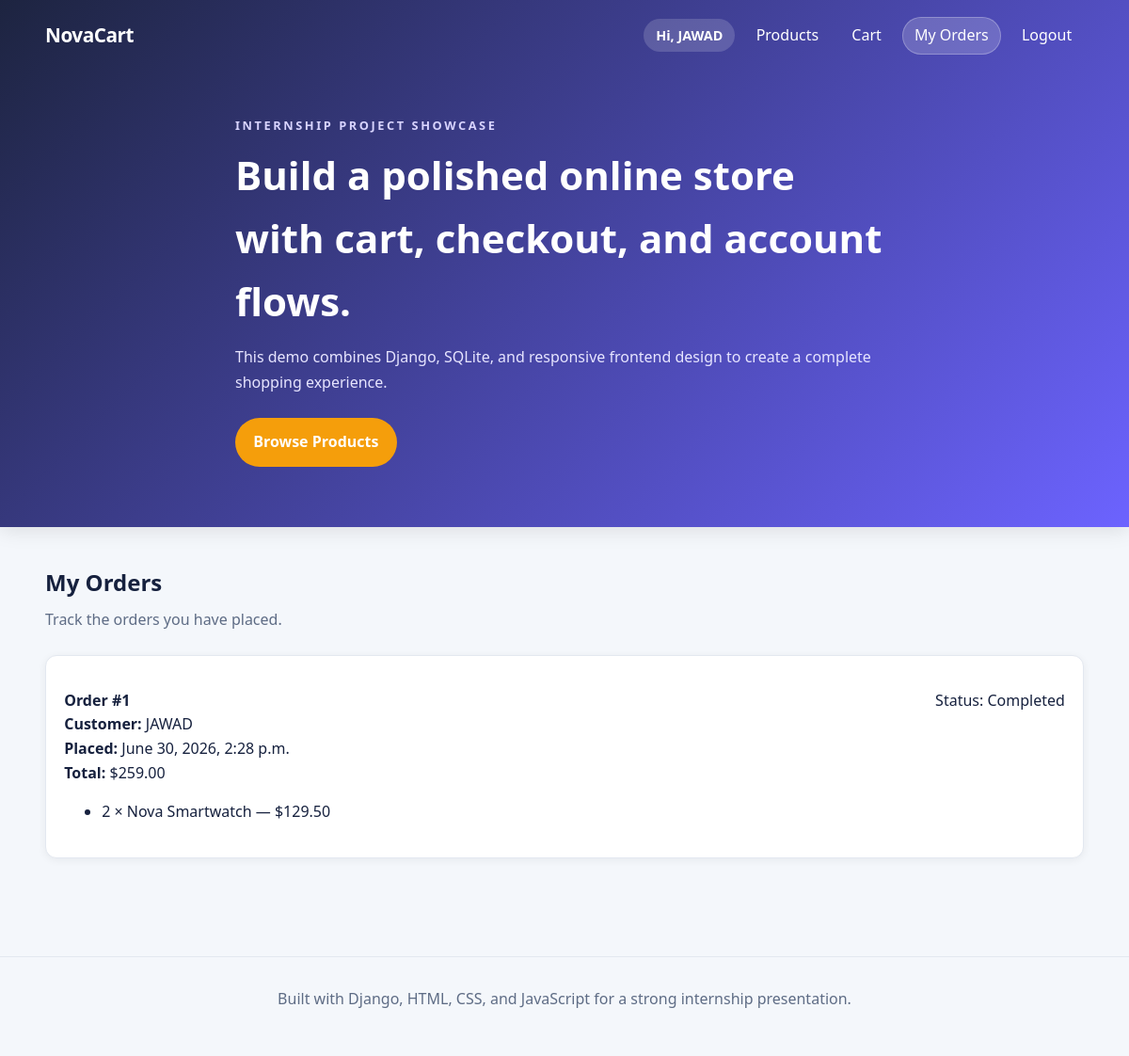
/my-orders/ (signed in), run on the app's committed database.
### shop/models.py (models this page shows, shortened)
class Order(models.Model):
    STATUS_CHOICES = [
        ('Pending', 'Pending'),
        ('Placed', 'Placed'),
        ('Completed', 'Completed'),
    ]
    user = models.ForeignKey(settings.AUTH_USER_MODEL, on_delete=models.SET_NULL, null=True, blank=True)
    customer_name = models.CharField(max_length=200)
    address = models.TextField()
    city = models.CharField(max_length=100)
    zip_code = models.CharField(max_length=20)
    phone = models.CharField(max_length=20)
    total = models.DecimalField(max_digits=10, decimal_places=2, default=Decimal('0.00'))
    status = models.CharField(max_length=20, choices=STATUS_CHOICES, default='Pending')
    created_at = models.DateTimeField(auto_now_add=True)
    class Meta:
        ordering = ['-created_at']

class OrderItem(models.Model):
    order = models.ForeignKey(Order, related_name='items', on_delete=models.CASCADE)
    product = models.ForeignKey(Product, on_delete=models.SET_NULL, null=True, blank=True)
    quantity = models.PositiveIntegerField(default=1)
    price = models.DecimalField(max_digits=8, decimal_places=2)

class Product(models.Model):
    name = models.CharField(max_length=200)
    description = models.TextField()
    price = models.DecimalField(max_digits=8, decimal_places=2)
    category = models.CharField(max_length=50, default='General')
    stock = models.PositiveIntegerField(default=10)
    created_at = models.DateTimeField(auto_now_add=True)
    class Meta:
        ordering = ['name']

### shop/views.py (the view)
# urls.py: path('my-orders/', views.my_orders, name='my_orders'),
@login_required
def my_orders(request):
    orders = Order.objects.filter(user=request.user).prefetch_related('items__product').order_by('-created_at')
    return render(request, 'shop/my_orders.html', {'orders': orders})

### shop/templates/shop/my_orders.html
{% extends 'shop/base.html' %}
{% block content %}
    <section class="section">
        <div class="section-title">
            <h2>My Orders</h2>
            <p>Track the orders you have placed.</p>
        </div>
        {% if orders %}
            {% for order in orders %}
                <article class="card" style="margin-bottom: 1rem;">
                    <div class="card-footer">
                        <strong>Order #{{ order.id }}</strong>
                        <span>Status: {{ order.status }}</span>
                    </div>
                    <p><strong>Customer:</strong> {{ order.customer_name }}</p>
                    <p><strong>Placed:</strong> {{ order.created_at }}</p>
                    <p><strong>Total:</strong> ${{ order.total }}</p>
                    <ul>
                        {% for item in order.items.all %}
                            <li>{{ item.quantity }} × {{ item.product.name }} — ${{ item.price }}</li>
                        {% endfor %}
                    </ul>
                </article>
            {% endfor %}
        {% else %}
            <div class="empty-state">
                <p>You have not placed any orders yet.</p>
                <a class="btn" href="{% url 'home' %}">Start shopping</a>
            </div>
        {% endif %}
    </section>
{% endblock %}

### shop/templates/shop/base.html (shortened to what this page needs)
<!DOCTYPE html>
<html lang="en">
<head>
    {% load static %}
    <link rel="stylesheet" href="{% static 'shop/css/style.css' %}">
</head>
<body>
    <header class="hero">
        <nav class="nav container">
            <a class="brand" href="{% url 'home' %}">NovaCart</a>
            <div class="nav-links">
                {% if user.is_authenticated %}
                    <span class="user-pill">Hi, {{ user.username }}</span>
                {% endif %}
                <a class="nav-link{% if request.resolver_match.url_name == 'home' %} active{% endif %}" href="{% url 'home' %}">Products</a>
                <a class="nav-link{% if request.resolver_match.url_name == 'cart' %} active{% endif %}" href="{% url 'cart' %}">Cart</a>
                {% if user.is_authenticated %}
                    <a class="nav-link{% if request.resolver_match.url_name == 'my_orders' %} active{% endif %}" href="{% url 'my_orders' %}">My Orders</a>
                    <a class="nav-link{% if request.resolver_match.url_name == 'logout' %} active{% endif %}" href="{% url 'logout' %}">Logout</a>
                {% else %}
                    <a class="nav-link{% if request.resolver_match.url_name == 'login' %} active{% endif %}" href="{% url 'login' %}">Login</a>
                    <a class="nav-link{% if request.resolver_match.url_name == 'register' %} active{% endif %}" href="{% url 'register' %}">Register</a>
                {% endif %}
            </div>
        </nav>
        <div class="container hero-content">
            <div>
                <p class="eyebrow">Internship project showcase</p>
                <h1>Build a polished online store with cart, checkout, and account flows.</h1>
                <p class="hero-text">This demo combines Django, SQLite, and responsive frontend design to create a complete shopping experience.</p>
                <a class="btn" href="#products">Browse Products</a>
            </div>
        </div>
    </header>
    <main class="container">
        {% block content %}{% endblock %}
    </main>
    <footer class="footer">
        <div class="container">
            <p>Built with Django, HTML, CSS, and JavaScript for a strong internship presentation.</p>
        </div>
    </footer>
</body>
</html>

### shop/static/shop/css/style.css (style rules this page uses)
:root { color-scheme: light; --bg: #f4f7fb; --card: #ffffff; --text: #16213e; --muted: #5e6c85; --primary: #6c63ff; --primary-dark: #4f46e5; --accent: #f59e0b; --border: #e3e8f0; --success: #10b981; --error: #ef4444; }
* { box-sizing: border-box; }
html { scroll-behavior: smooth; }
body { margin: 0; font-family: 'Segoe UI', -apple-system, BlinkMacSystemFont, Arial, sans-serif; background: var(--bg); color: var(--text); line-height: 1.6; }
a { color: inherit; text-decoration: none; }
.container { width: min(1120px, 92vw); margin: 0 auto; }
.hero { background: linear-gradient(135deg, #1d2440, #6c63ff); color: white; padding-bottom: 3rem; box-shadow: 0 4px 20px rgba(0, 0, 0, 0.1); }
.nav { display: flex; justify-content: space-between; align-items: center; padding: 1.1rem 0; flex-wrap: wrap; gap: 1rem; }
.brand { font-size: 1.3rem; font-weight: 700; letter-spacing: -0.5px; }
.nav-links { display: flex; gap: 0.6rem; align-items: center; flex-wrap: wrap; }
.nav-link { padding: 0.45rem 0.8rem; border-radius: 999px; transition: all 0.2s ease; }
.nav-link:hover, .nav-link.active { background: rgba(255,255,255,0.18); box-shadow: inset 0 0 0 1px rgba(255,255,255,0.25); }
.user-pill { background: rgba(255,255,255,0.16); padding: 0.4rem 0.8rem; border-radius: 999px; font-size: 0.9rem; font-weight: 600; }
.hero-content { padding: 3rem 0 1rem; max-width: 700px; }
.eyebrow { text-transform: uppercase; letter-spacing: 0.2em; font-size: 0.8rem; color: #d8d4ff; font-weight: 600; margin: 0; }
.hero h1 { font-size: clamp(2rem, 3.5vw, 3rem); margin: 0.5rem 0 0.8rem; font-weight: 700; }
.hero-text { color: #e7e5ff; line-height: 1.7; margin: 0 0 1.5rem 0; }
.btn { display: inline-block; background: var(--accent); color: white; border: none; padding: 0.8rem 1.2rem; border-radius: 999px; cursor: pointer; font-weight: 600; transition: all 0.3s ease; font-size: 1rem; }
.section { padding: 2.5rem 0; }
.section-title { margin-bottom: 1.5rem; }
.section-title h2 { margin: 0 0 0.5rem 0; }
.section-title p { margin: 0; color: var(--muted); }
.card, .detail-card, .checkout-card, .auth-card { background: var(--card); border: 1px solid var(--border); border-radius: 12px; box-shadow: 0 2px 8px rgba(15, 23, 42, 0.06); padding: 1.2rem; transition: box-shadow 0.3s ease, transform 0.3s ease; }
.card p, .card-footer { margin: 0; }
.card-footer { display: flex; justify-content: space-between; align-items: center; gap: 0.8rem; margin-top: 1rem; }
.footer { padding: 2rem 0 3rem; color: var(--muted); text-align: center; border-top: 1px solid var(--border); margin-top: 3rem; }
.footer p { margin: 0; }

### data on the page
Order: id "1", status "Completed", customer_name "JAWAD", created_at "June 30, 2026, 2:28 p.m.", total "259.00"
OrderItem: quantity "2", product.name "Nova Smartwatch", price "129.50"

### other printed values
{{ user.username }} "JAWAD"
